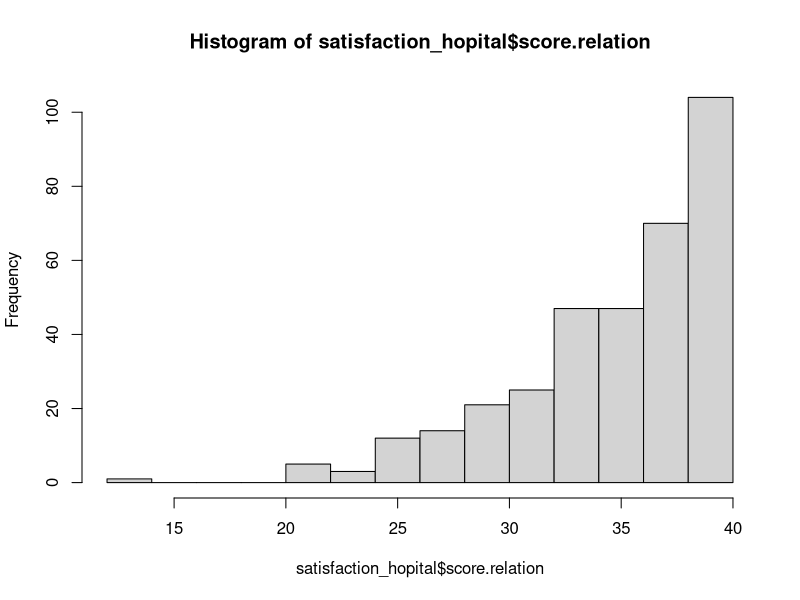
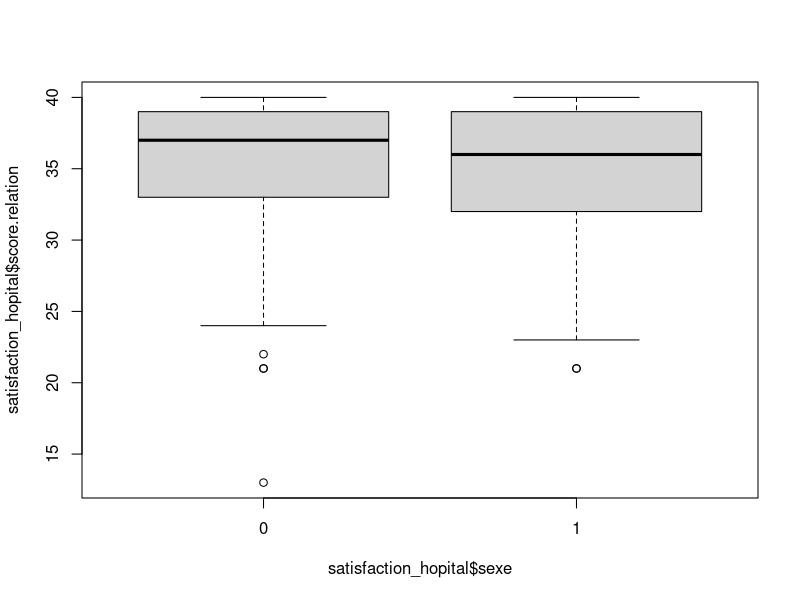
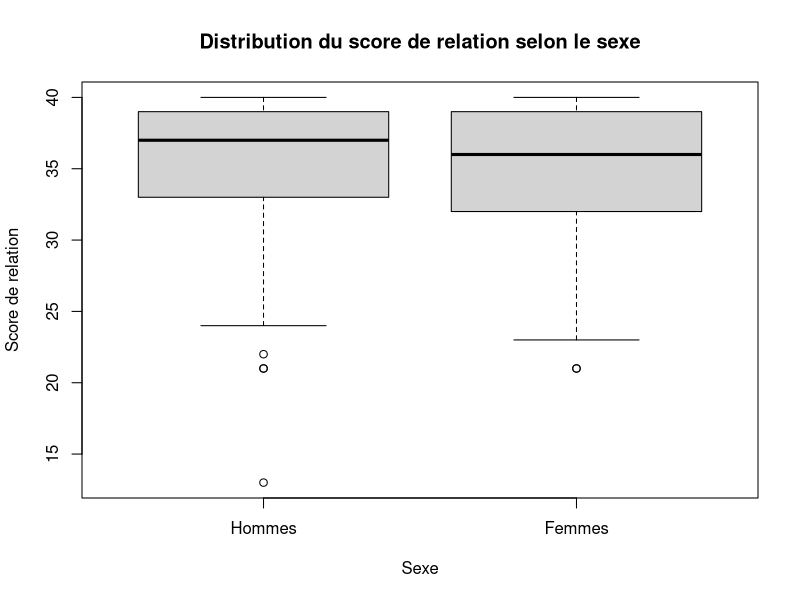

These figures' R source, in order:
#satisfaction à l'hopital
satisfaction_hopital <- read.csv2("satisfaction_hopital.csv")

#installer prettyR avec avertissement négatif si déjà installé
if(!require(prettyR)) install.packages("prettyR", dependencies=TRUE)
library(prettyR)


##question 1 : Pour les trois variables catégorielles du fichier (à vous de déterminer de quelles variables il s'agit), présentez les pourcentages de sujets relevant de chacune des modalités.
#voir quelles sont les variables catégorielles
str(satisfaction_hopital)
describe(satisfaction_hopital)

#répartition sexe et pourcentage sexe
table(satisfaction_hopital$sexe)
prop.table(table(satisfaction_hopital$sexe))*100

#répartition et pourcentage profession 
table(satisfaction_hopital$profession)
prop.table(table(satisfaction_hopital$profession))*100

#répartition et pourcentage service
table(satisfaction_hopital$service)
prop.table(table(satisfaction_hopital$service))*100

#question 2 
summary(satisfaction_hopital$age)
summary(satisfaction_hopital$amelioration.sante)
summary(satisfaction_hopital$amelioration.moral)
summary(satisfaction_hopital$recommander)
summary(satisfaction_hopital$score.relation)
summary(satisfaction_hopital$score.information)

#question 3
hist(satisfaction_hopital$score.relation)

#question 4
boxplot(satisfaction_hopital$score.relation~satisfaction_hopital$sexe)

boxplot(satisfaction_hopital$score.relation ~ satisfaction_hopital$sexe,
        xlab = "Sexe",
        ylab = "Score de relation",
        names = c("Hommes", "Femmes"),
        main = "Distribution du score de relation selon le sexe")
